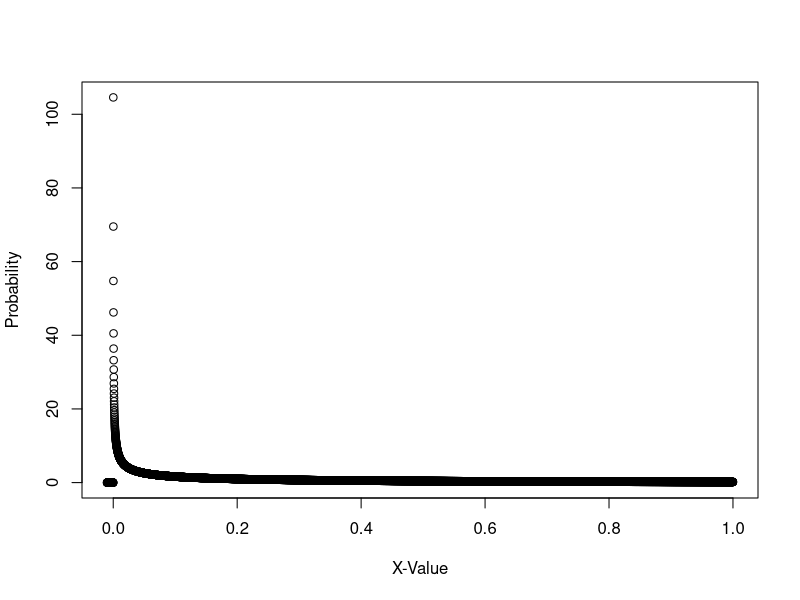

R code for this plot:
## ---- chunk 1
p_value <- (1-pchisq(673.5986, df = 4))
p_value
## ---- chunk 2
p_value <- (1-pchisq(11, df = 0))
p_value
## ---- chunk 3
p_value <- (1-pchisq(12.0469, df = 4))
p_value
## ---- chunk 4
r <- seq(-0.01, 1, length =10000)
xr <- dgamma(r, 0.411)
plot(r, xr, xlab = 'X-Value', ylab = 'Probability')
